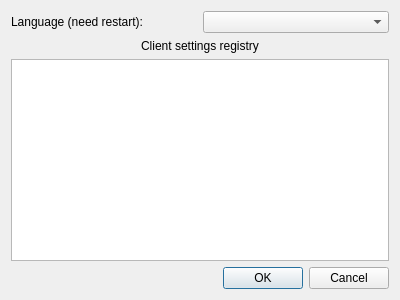
<?xml version="1.0" encoding="UTF-8"?>
<ui version="4.0" idbasedtr="true">
 <class>SettingsWindow</class>
 <widget class="QDialog" name="SettingsWindow">
  <property name="geometry">
   <rect>
    <x>0</x>
    <y>0</y>
    <width>400</width>
    <height>300</height>
   </rect>
  </property>
  <property name="windowTitle">
   <string>Dialog</string>
  </property>
  <layout class="QVBoxLayout" name="verticalLayout">
   <item>
    <layout class="QHBoxLayout" name="horizontalLayout">
     <item>
      <widget class="QLabel" name="languageLabel">
       <property name="text">
        <string id="language-label">Language (need restart):</string>
       </property>
      </widget>
     </item>
     <item>
      <widget class="QComboBox" name="languageBox"/>
     </item>
    </layout>
   </item>
   <item>
    <widget class="QLabel" name="languageLabel_2">
     <property name="text">
      <string id="settings-head">Client settings registry</string>
     </property>
     <property name="alignment">
      <set>Qt::AlignCenter</set>
     </property>
    </widget>
   </item>
   <item>
    <widget class="QTableWidget" name="settingsTable"/>
   </item>
   <item>
    <widget class="QDialogButtonBox" name="buttonBox">
     <property name="orientation">
      <enum>Qt::Horizontal</enum>
     </property>
     <property name="standardButtons">
      <set>QDialogButtonBox::Cancel|QDialogButtonBox::Ok</set>
     </property>
    </widget>
   </item>
  </layout>
 </widget>
 <resources/>
 <connections>
  <connection>
   <sender>buttonBox</sender>
   <signal>accepted()</signal>
   <receiver>SettingsWindow</receiver>
   <slot>accept()</slot>
   <hints>
    <hint type="sourcelabel">
     <x>248</x>
     <y>254</y>
    </hint>
    <hint type="destinationlabel">
     <x>157</x>
     <y>274</y>
    </hint>
   </hints>
  </connection>
  <connection>
   <sender>buttonBox</sender>
   <signal>rejected()</signal>
   <receiver>SettingsWindow</receiver>
   <slot>reject()</slot>
   <hints>
    <hint type="sourcelabel">
     <x>316</x>
     <y>260</y>
    </hint>
    <hint type="destinationlabel">
     <x>286</x>
     <y>274</y>
    </hint>
   </hints>
  </connection>
 </connections>
</ui>
